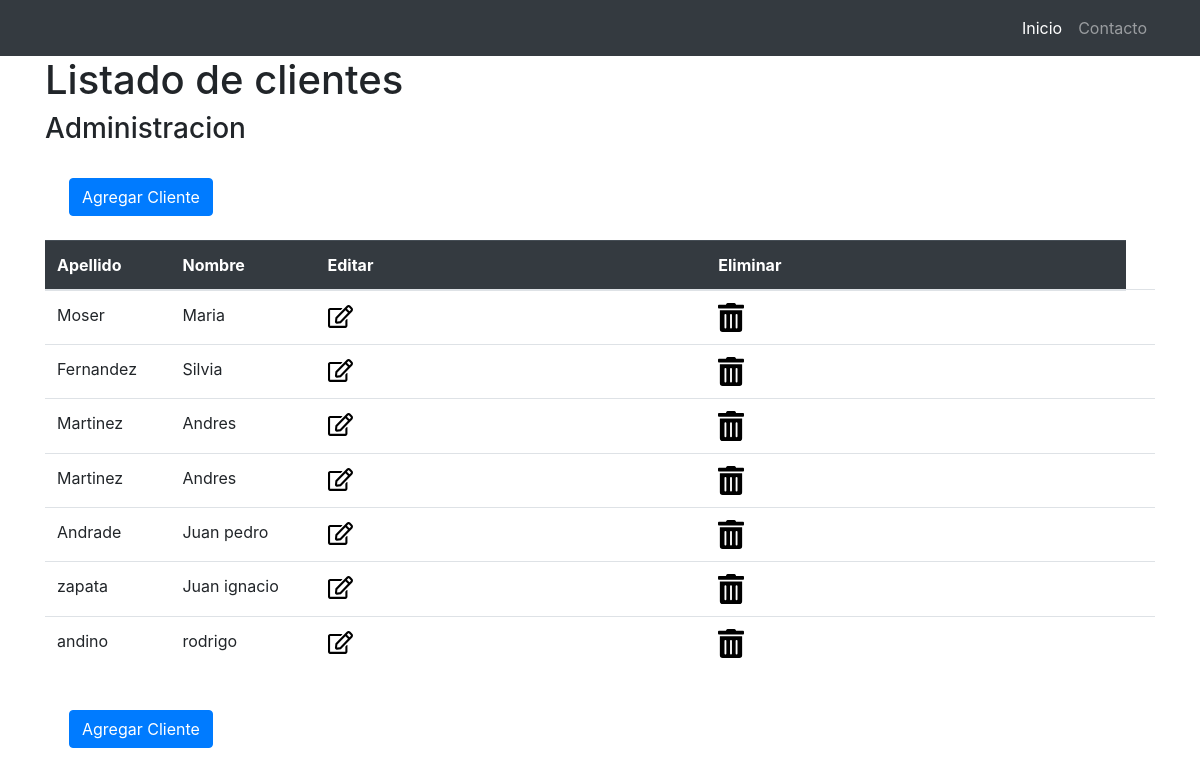
Screenshot of /entidad/cliente with the database file from the repository.
### entidad/models.py (models this page shows, shortened)
class Persona(models.Model):
    objects = None
    nombre= models.CharField("Nombre/s", max_length=150)
    apellido = models.CharField(max_length=100)
    edad = models.IntegerField(null=True, blank=True)
    fecha_nac = models.DateField("Fecha de Nacimiento")
    calle = models.CharField(max_length=100, null=True, blank=True)
    localidad = models.ForeignKey(Localidad, on_delete=models.CASCADE)
    email = models.EmailField(null=True, blank=True)
    activo = models.BooleanField(default=True)
    fecha_carga = models.DateTimeField(null=True, blank=True)
    fecha_actualizacion = models.DateTimeField(null=True, blank=True)

### entidad/views.py (the view)
# urls.py: path("cliente", views.clientes, name="cliente"),
def clientes(request, template_name="entidad/clientes.html"):
    cliente_list = Persona.objects.all()
    datos = {"clientes": cliente_list}
    return render(request, template_name, datos)

### templates/entidad/clientes.html
{% extends "index.html" %}
{% block titulo %}Listado de clientes {% endblock %}
{% block titulo2 %}Administracion {% endblock %}
{% block contenido %}
    <div class="table-responsive">
        <a href="{%url 'nuevocliente' %}">
            <button type="button" class="m-4 btn btn-primary">Agregar Cliente</button></a>
        <table class="table">
            <thead class="table-dark">
                <tr>
                    <th>Apellido</th>
                    <th>Nombre</th>
                    <th>Editar</th>
                    <th>Eliminar</th>
                    <th></th>
                </tr>
            </thead>
            {% for cl in clientes %}
                <tr>
                    <td>{{ cl.apellido }}</td>
                    <td>{{ cl.nombre }}</td>
                    <td><a href="{% url "editarcliente" cl.id %}"><img style="width: 7%;"  src="{{ STATIC_URL}}images/edit-regular.svg"> </a></td>
                    <td><a href="{% url "borrarcliente" cl.id %}"><img style="width: 7%;" src="{{ STATIC_URL }}images/trash-alt-solid.svg"> </a><td>
                    <td></td>
                </tr>
            {% endfor %}
        </table>
        <a href="{%url 'nuevocliente' %}">
            <button type="button" class="m-4 btn btn-primary">Agregar Cliente</button></a>
    </div>
{% endblock %}

### static/css/shop-homepage.css (style rules this page uses)
body { padding-top: 56px; }

### rows the page displays
Persona: apellido "Moser", nombre "Maria"
Persona: apellido "Fernandez", nombre "Silvia"
Persona: apellido "Martinez", nombre "Andres"
Persona: apellido "Martinez", nombre "Andres"
Persona: apellido "Andrade", nombre "Juan pedro"
Persona: apellido "zapata", nombre "Juan ignacio"
Persona: apellido "andino", nombre "rodrigo"
